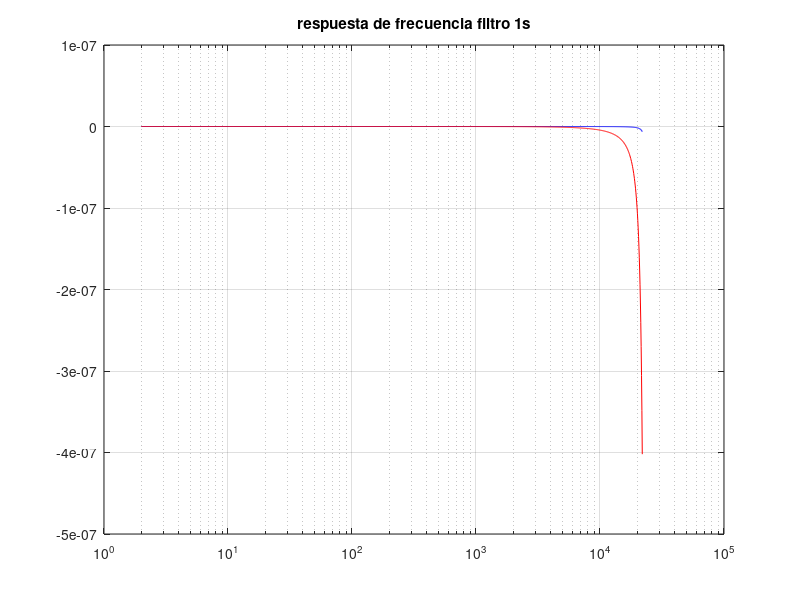
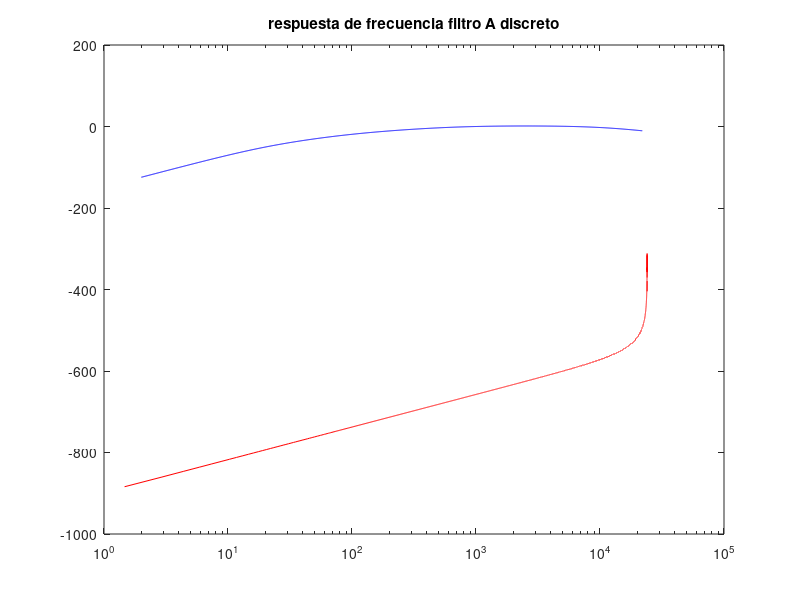

Write MATLAB code to recreate these figures, in order. (Note: this script raises an error after producing the figures.)
Fs = 48000;
%NNff = 2.^8;


%ff = 0.02*2.^(0:.01:16.8); 
ff = 2*2.^(0:.01:13.4252); 

C = 12194^2 * ff.^2 ./ (ff.^2 + 20.6^2) ./ (ff.^2 + 12194^2); 
A = ff.^2 .* C ./ sqrt(ff.^2 + 107.7^2) ./ sqrt(ff.^2 + 737.9^2); 
%A = 1.25766693643638 * A; 
A=20*log10(A);
C=20*log10(C);






% numS = [1 -1];
% denS = [1.13377E-05 1.13377E-05];
% numF = [1 -1];
% denF = [9.06947E-05 9.06947E-05];
%%%%%%%%%%%%%%%%%    F    %%%%%%%%%%%%%%%%%%%%

tau=0.125;
num = [0, 1];
den = [tau, 1];

[numF,denF] = bilinear(num,den,Fs);   % Analog to digital conversion

hF = freqz(numF,denF,ff,Fs); % Frequency response of filter
%[hF,wF] = freqz(numF,denF,2.^18); % Frequency response of filter
figure
semilogx(ff, 20*log10(abs(hF)),'b');
%semilogx(wF*Fs/pi/2, 20*log10(abs(hF)));
title('respuesta de frecuencia filtro 125ms');
hold;
grid;

%%%%%%%%%%%%%%         S             %%%%%%%%%

tau=1;
num = [0, 1];
den = [tau, 1];

[numS,denS] = bilinear(num,den,Fs);   % Analog to digital conversion

[hS,wS] = freqz(numS,denS,ff,Fs); % Frequency response of filter
%[hS,wS] = freqz(numS,denS,2.^18); % Frequency response of filter
%figure;
semilogx(ff, 20*log10(abs(hS)),'r');
%semilogx(wS*Fs/(pi*2), 20*log10(abs(hS)),'r');
title('respuesta de frecuencia filtro 1s');

%%%%%%%%%%%%%%%    A       %%%%%%%%%%%%%%%%%%

k = 1.2588*12200^2*(2*pi)^2;
%k=7.396668110841547e+09;
z = [0; 0; 0; 0]; 
p = [-20.60*2*pi -20.60*2*pi ...
    -107.7*2*pi -737.9*2*pi ...
    -12194*2*pi -12194*2*pi];
p = p.';
% Fs = 0.5;                             % Sampling frequency
[num,den] = zp2tf(z,p,k);             % Convert to transfer function form
[numA,denA] = bilinear(num,den,Fs);   % Analog to digital conversion
%fvtool(numd,dend)  



 [hAd,wAd] = freqz(denA,numA,2.^14); % Frequency response of filter
 figure;
 semilogx(ff,A+2,'b',wAd*Fs/pi/2,-20*log10(abs(hAd)),'r');
 title('respuesta de frecuencia filtro A discreto');
 hold;
 plot(freqnom,maxA,'y');
 plot(freqnom(3:33),minA,'y');
 
 %semilogx(wA*Fs/pi/2,-abs(hA),'r');

 [hA,wA] = freqs(den,num); % Frequency response of filter
 figure;
 semilogx(ff,A+2,'b',wA/pi/2,-20*log10(abs(hA)),'r');
 title('respuesta de frecuencia filtro A analogico');
 hold;
 plot(freqnom,maxA,'y');
 plot(freqnom(3:33),minA,'y');
 
 %semilogx(wA*Fs/pi/2,-abs(hA),'r');
 
 
%%%%%%%%%%%%%%       C           %%%%%%%%%%%%%%%%%%%


k = 12194^2*(2*pi)^2;
z = [0; 0]; 
p = [-20.60*2*pi -20.60*2*pi...
    -12194*2*pi -12194*2*pi];
p = p.';
% Fs = 0.5;                             % Sampling frequency
[num,den] = zp2tf(z,p,k);             % Convert to transfer function form
[numC,denC] = bilinear(num,den,Fs);   % Analog to digital conversion
%fvtool(numd,dend)  



 [hCd,wCd] = freqz(denC,numC,2.^14); % Frequency response of filter
 figure;
 semilogx(ff,C,'b',wCd*Fs/pi/2,-20*log10(abs(hCd)),'r');
 title('respuesta de frecuencia filtro c discreto');
 %semilogx(wA*Fs/pi/2,-abs(hA),'r');
 hold;
 plot(freqnom,maxC,'y');
 plot(freqnom(3:33),minC,'y');

 [hC,wC] = freqs(den,num); % Frequency response of filter
 figure;
 semilogx(ff,C,'b',wC/pi/2,-20*log10(abs(hC)),'r');
 title('respuesta de frecuencia filtro c analogico');
 %semilogx(wA*Fs/pi/2,-abs(hA),'r');
 hold;
 plot(freqnom,maxC,'y');
 plot(freqnom(3:33),minC,'y');
 
 
 
 
 
 
